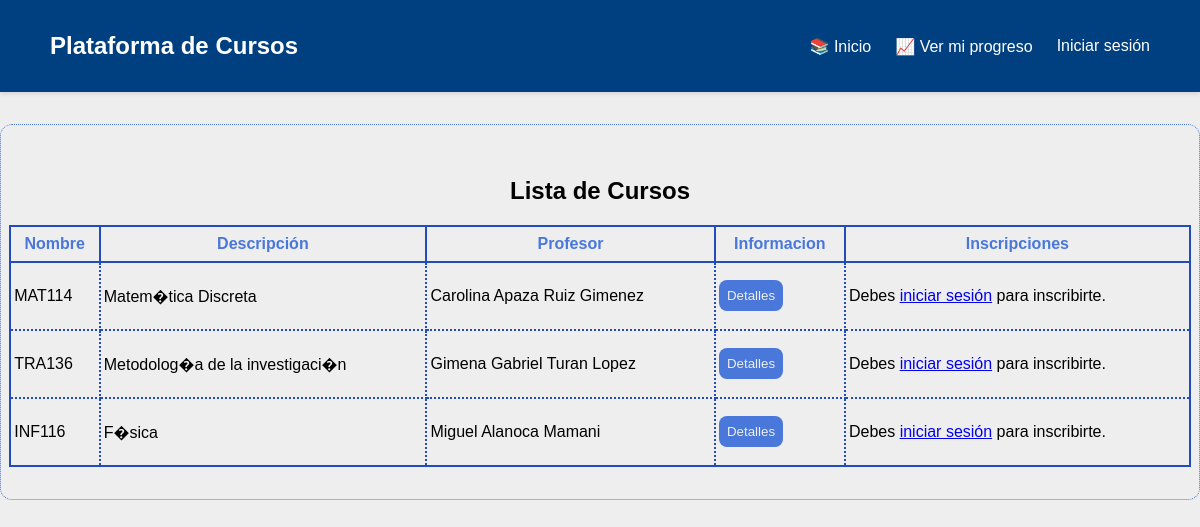
/, run on an earlier commit of the app's database.
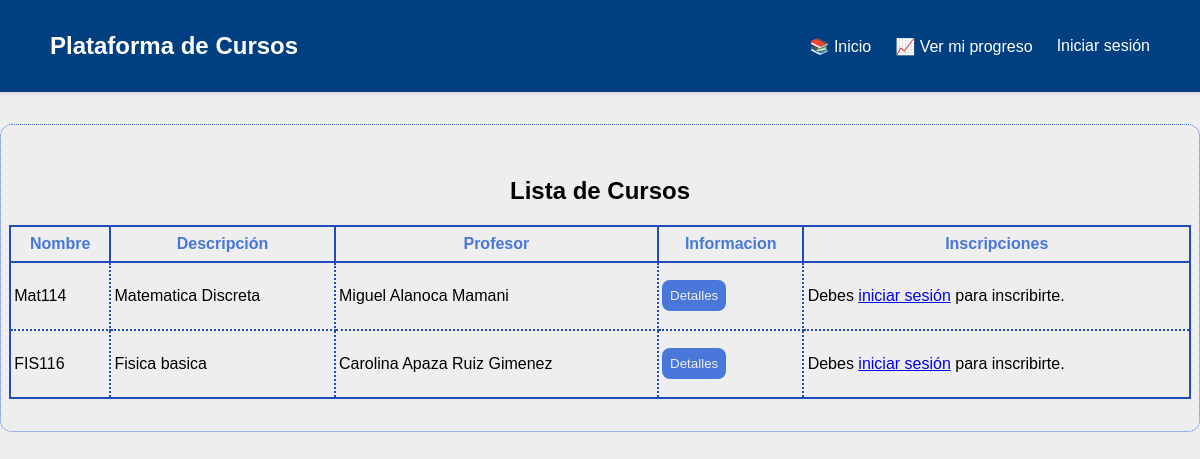
And on a later commit of the database.
### cursos/models.py (models this page shows, shortened)
class Curso(models.Model):
    titulo = models.CharField(max_length=200)
    descripcion = models.TextField()
    fecha_inicio = models.DateField()
    fecha_fin = models.DateField()
    profesor = models.ForeignKey(Profesor, on_delete=models.CASCADE)

class Profesor(models.Model):
    user = models.OneToOneField(User, on_delete=models.CASCADE) #Relacion de usuario para que el maestro tenga una sesion igual al estudiante
    nombre = models.CharField(max_length=100)
    email = models.EmailField(unique=True)
    especialidad = models.CharField(max_length=100)
    def __str__(self):
        return self.nombre

### cursos/views.py (the view)
# urls.py: path('', views.lista_cursos, name='lista_cursos'),
def lista_cursos(request):
    cursos = Curso.objects.all()
    return render(request, 'cursos/cursos.html', {'cursos': cursos})

### cursos/templates/cursos/cursos.html (shortened to what this page needs)
{% extends 'cursos/base.html' %} {% load static %} {% block content %}
{% load static %}
<h2 class="centrado">Lista de Cursos</h2>
<table class="tabla">
  <tr>
    <th>Nombre</th>
    <th>Descripción</th>
    <th>Profesor</th>
    <th>Informacion</th>
    <th>Inscripciones</th>
  </tr>
  {% for curso in cursos %}
  <tr>
    <td>{{ curso.titulo }}</td>
    <td>{{ curso.descripcion }}</td>
    <td>{{ curso.profesor }}</td>
    <td>
      <a href="{% url 'detalle_curso' curso.id %}">
        <button>Detalles</button>
      </a>
    </td>
    <td>
      {% if user.is_authenticated %}
        <a href="{% url 'inscribirse_curso' curso.id %}">
          <button type="button">Inscribirse</button>
        </a>
      {% else %}
        <p>
          Debes <a href="{% url 'login' %}">iniciar sesión</a> para inscribirte.
        </p>
      {% endif %}
    </td>
  </tr>
  {% endfor %}
</table>
{% endblock %}

What changed in the data, as far as the page shows it:
removed Curso: titulo "TRA136", descripcion "Metodolog�a de la investigaci�n", profesor "Gimena Gabriel Turan Lopez"
removed Curso: titulo "INF116", descripcion "F�sica", profesor "Miguel Alanoca Mamani"
added Curso: titulo "Mat114", descripcion "Matematica Discreta", profesor "Miguel Alanoca Mamani"
changed Curso "Carolina Apaza Ruiz Gimenez": titulo "MAT114" → "FIS116"; descripcion "Matem�tica Discreta" → "Fisica basica"
